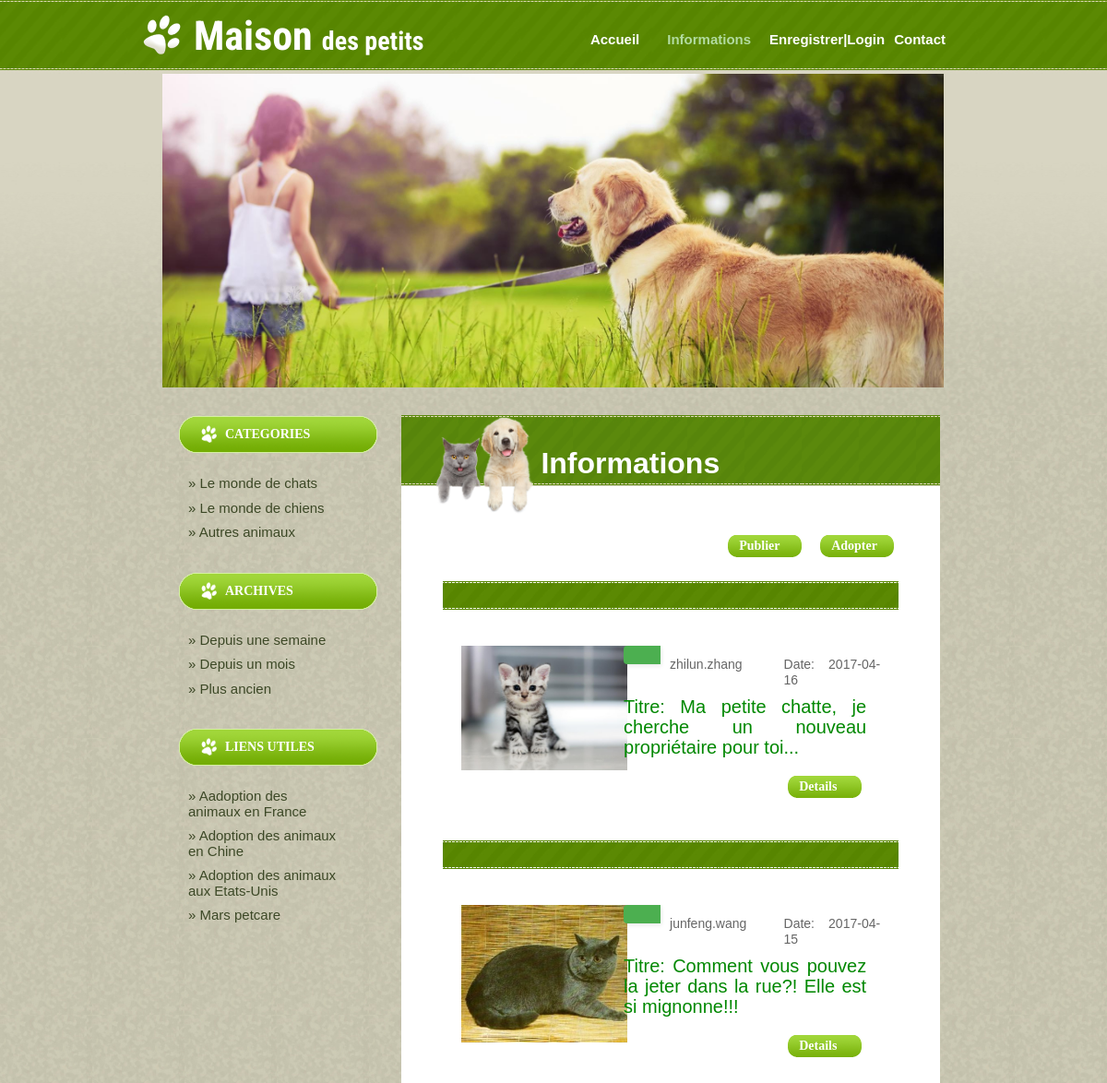
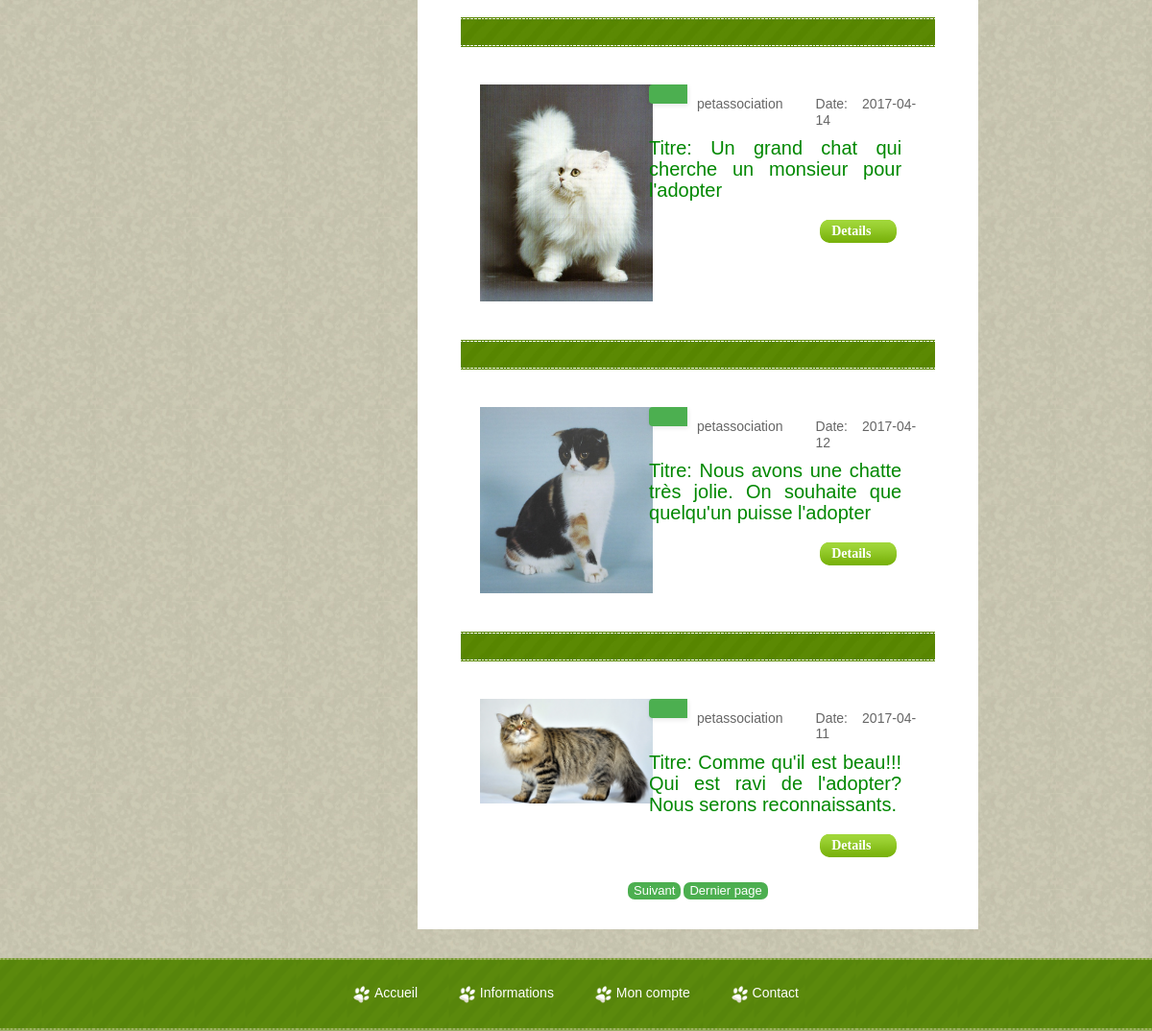
Screenshot of /project/index.php?search=chat&page=informations with the database file from the repository (2 pictures, top to bottom).
### tables this page shows
CREATE TABLE `informations` (
  `number` int(11) NOT NULL,
  `login` varchar(64) NOT NULL,
  `titre` varchar(512) NOT NULL,
  `type` varchar(32) NOT NULL,
  `genre` varchar(16) NOT NULL,
  `age` int(11) NOT NULL,
  `race` varchar(32) NOT NULL,
  `taille` varchar(16) NOT NULL,
  `adresse` varchar(256) NOT NULL,
  `date` date NOT NULL,
  `photo` varchar(128) NOT NULL
);

### project/utils/Information.php (shortened to what this page needs)
<?php
class Information {
    public static function getInformationsAvecContrainte($dbh, $contrainte) {
        $hasvalue = array();
        $query = "SELECT * FROM informations WHERE ";
        if ($contrainte['type'] != null) {
            $type = $contrainte['type'];
            $query = $query . "type = ?";
            array_push($hasvalue, $type);
        } else {
            $query = $query . "type = type";
        }
        if ($contrainte['genre'] != null) {
            $genre = $contrainte['genre'];
            $query = $query . " AND genre = ?";
            array_push($hasvalue, $genre);
        } else {
            $query = $query . " AND genre = genre";
        }
        if ($contrainte['age'] != null) {
            $age = $contrainte['age'];
            $query = $query . " AND age = ?";
            array_push($hasvalue, $age);
        } else {
            $query = $query . " AND age = age";
        }
        if ($contrainte['race'] != null) {
            $race = $contrainte['race'];
            $query = $query . " AND race = ?";
            array_push($hasvalue, $race);
        } else {
            $query = $query . " AND race = race";
        }
        if ($contrainte['taille'] != null) {
            $taille = $contrainte['taille'];
            $query = $query . " AND taille = ?";
            array_push($hasvalue, $taille);
        } else {
            $query = $query . " AND taille = taille";
        }
        if ($contrainte['adresse'] != null) {
            $adresse = $contrainte['adresse'];
            $query = $query . " AND adresse = ?";
            array_push($hasvalue, $adresse);
        } else {
            $query = $query . " AND adresse = adresse";
        }
        $query = $query . " ORDER BY number desc";
        $sth = $dbh->prepare($query);
        $sth->setFetchMode(PDO::FETCH_CLASS, 'Information');
        $sth->execute($hasvalue);
        return $sth->fetchAll();
    }
    public static function afficheInformations($dbh, $all) {
        $pagesize = 5;
        echo <<<CHAINE_DE_FIN
            <div class="row">
            <div class="col-md-6 mybutton"><a onclick="document.getElementById('adopter').style.display = 'block'" style="width: auto">Adopter</a></div>
CHAINE_DE_FIN;
        if ($_SESSION['loggedIn']) {
            echo <<<CHAINE_DE_FIN
            <div class="col-md-6 mybutton"><a onclick="document.getElementById('publier').style.display = 'block'" style="width: auto">Publier</a></div>
CHAINE_DE_FIN;
        } else {
            echo <<<CHAINE_DE_FIN
            <div class="col-md-6 mybutton"><a onclick="document.getElementById('login').style.display = 'block'" style="width: auto">Publier</a></div>
CHAINE_DE_FIN;
        }
        echo <<<CHAINE_DE_FIN
            </div>
CHAINE_DE_FIN;
        $numrows = sizeof($all);
        $pages = intval($numrows / $pagesize);
        if ($numrows % $pagesize != 0) {
            $pages++;
        }
        $page = 1;
        $offset = $pagesize * ($page - 1);
        for ($i = 0; $i < 5 && ($offset + $i) < $numrows; $i++) {
            $number = $offset + $i;
            $info = $all[$number];
            echo <<<CHAINE_DE_FIN
                <h2></h2>
                <div class="row info">
                    <div class="col-md-4">
            <img id='infoimage' class='adopter' src='$info->photo' width=180 />
CHAINE_DE_FIN;
            echo <<<CHAINE_DE_FIN
                </div>
            <div class="col-md-8">
                <div class="row">
                    <div class="col-md-7">
                        <p>
                            <label id="icon" for="name" style='margin-right: 10px'><i class="icon-user"></i></label>
CHAINE_DE_FIN;
            echo $info->login;
            echo <<<CHAINE_DE_FIN
                </p>
                    </div>
                    <div class="col-md-5">
CHAINE_DE_FIN;
            echo "<p style='margin-top: 12px'>Date: $info->date</p>";
            echo <<<CHAINE_DE_FIN
                </div>
                </div>
CHAINE_DE_FIN;
            echo "<h3 style='color: #008800; margin: 0 15px; font-size: 20px'>Titre: $info->titre</h3>";
            $element = "detail" . $info->number;
            echo <<<CHAINE_DE_FIN
                <div class="infobutton"><a onclick = "document.getElementById('$element').style.display = 'block'">Details</a></div>
            </div>
        </div>
CHAINE_DE_FIN;
        }
        $next = $page + 1;
        $last = $pages;
        echo <<<CHAINE_DE_FIN
        <div align='center'>
CHAINE_DE_FIN;
        if (isset($_GET['search']) && $_GET['search'] == "chat") {
            echo <<<CHAINE_DE_FIN
        <form action="index.php?search=chat&page=informations" method="post">
CHAINE_DE_FIN;
        }
        if ($page < $pages) {
            echo <<<CHAINE_DE_FIN
            <button class="pagebutton" name="pagenumber" value=$next>Suivant</button>
            <button class="pagebutton" name="pagenumber" value=$last>Dernier page</button>
CHAINE_DE_FIN;
        }
        echo "</form>";
        echo "</div>";
    }
}

### project/css/style.css (style rules this page uses)
html { background: url(../images/templatemo_html_bg.jpg) repeat; }
body { margin: 0; font-family: Arial, Helvetica, sans-serif; font-size: 11px; line-height: 1.5em; color: #000; background: url(../images/templatemo_page_bg.jpg) repeat-x center top; width: 100%; display: table; }
.content_right_column p { font-size: 14px; font-family: "Helvetica", sans-serif; }
.content_right_mid h2 { margin-top: 20px; padding-left: 10px; padding-top: 8px; font-size: 14px; font-weight: bold; color: #fff; height: 40px; background: url(../images/templatemo_h2.jpg) repeat-x; }
.mybutton { float: right; width: 100px; height: 30px; padding: 4px 0px 0px 12px; margin-top: 20px; font-family: Tahoma, "Arial Black"; font-size: 14px; font-weight: bold; color: #fff; background: url(../images/templatemo_top_button.png) no-repeat; }
.mybutton a { color: #fff; }
#icon { display: inline-block; width: 40px; background-color: #4CAF50; padding: 10px 0px 10px 15px; margin-left: 15px; -webkit-border-radius: 4px 0px 0px 4px; -moz-border-radius: 4px 0px 0px 4px; border-radius: 4px 0px 0px 4px; color: white; -webkit-box-shadow: 1px 2px 5px rgba(0,0,0,.09); -moz-box-shadow: 1px 2px 5px rgba(0,0,0,.09); box-shadow: 1px 2px 5px rgba(0,0,0,.09); border: solid 0px #cbc9c9; }
.info { padding: 20px 20px; }
.infobutton { float: right; width: 100px; height: 30px; padding: 4px 0px 0px 12px; margin-top: 20px; font-family: Tahoma, "Arial Black"; font-size: 14px; font-weight: bold; color: #fff; background: url(../images/templatemo_top_button.png) no-repeat; }
.infobutton a { color: #fff; }
.pagebutton { background-color: #4CAF50; color: white; border-radius: 7px; border: none; cursor: pointer; font-size: 13px; }

### rows the page displays
informations: photo (picture), login "zhilun.zhang", date "2017-04-16", titre "Ma petite chatte, je cherche un nouveau propriétaire pour toi..."
informations: photo (picture), login "junfeng.wang", date "2017-04-15", titre "Comment vous pouvez la jeter dans la rue?! Elle est si mignonne!!!"
informations: photo (picture), login "petassociation", date "2017-04-14", titre "Un grand chat qui cherche un monsieur pour l'adopter"
informations: photo (picture), login "petassociation", date "2017-04-12", titre "Nous avons une chatte très jolie. On souhaite que quelqu'un puisse l'adopter"
informations: photo (picture), login "petassociation", date "2017-04-11", titre "Comme qu'il est beau!!! Qui est ravi de l'adopter? Nous serons reconnaissants."
